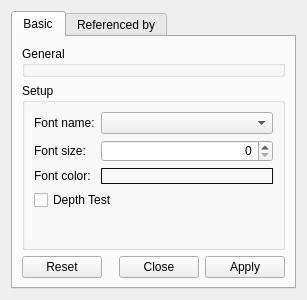
<?xml version="1.0" encoding="UTF-8"?>
<ui version="4.0">
 <class>TextSetupDesigner</class>
 <widget class="QWidget" name="TextSetupDesigner">
  <property name="geometry">
   <rect>
    <x>0</x>
    <y>0</y>
    <width>307</width>
    <height>300</height>
   </rect>
  </property>
  <property name="windowTitle">
   <string>Atom Label Setup Designer</string>
  </property>
  <layout class="QVBoxLayout" name="_3">
   <item>
    <widget class="QTabWidget" name="tabWidget">
     <property name="styleSheet">
      <string notr="true"/>
     </property>
     <property name="currentIndex">
      <number>0</number>
     </property>
     <widget class="QWidget" name="basicTab">
      <attribute name="title">
       <string>Basic</string>
      </attribute>
      <layout class="QVBoxLayout" name="verticalLayout_2">
       <item>
        <widget class="QGroupBox" name="generalGB">
         <property name="sizePolicy">
          <sizepolicy hsizetype="Preferred" vsizetype="Fixed">
           <horstretch>0</horstretch>
           <verstretch>0</verstretch>
          </sizepolicy>
         </property>
         <property name="title">
          <string>General</string>
         </property>
        </widget>
       </item>
       <item>
        <widget class="QGroupBox" name="groupBox_3">
         <property name="styleSheet">
          <string notr="true">QPushButton {
	border: 1px solid #101010;
	border-radius: 0px;
}</string>
         </property>
         <property name="title">
          <string>Setup</string>
         </property>
         <layout class="QGridLayout" name="_2">
          <item row="0" column="0">
           <widget class="QLabel" name="label_2">
            <property name="text">
             <string>Font name:</string>
            </property>
           </widget>
          </item>
          <item row="2" column="0">
           <widget class="QLabel" name="label_3">
            <property name="text">
             <string>Font color:</string>
            </property>
           </widget>
          </item>
          <item row="2" column="1">
           <widget class="QColorPushButton" name="labelColorPB">
            <property name="text">
             <string/>
            </property>
           </widget>
          </item>
          <item row="4" column="0" colspan="2">
           <spacer name="verticalSpacer">
            <property name="orientation">
             <enum>Qt::Vertical</enum>
            </property>
            <property name="sizeHint" stdset="0">
             <size>
              <width>20</width>
              <height>40</height>
             </size>
            </property>
           </spacer>
          </item>
          <item row="1" column="1">
           <widget class="QSpinBox" name="labelFontSizeSB">
            <property name="alignment">
             <set>Qt::AlignRight|Qt::AlignTrailing|Qt::AlignVCenter</set>
            </property>
           </widget>
          </item>
          <item row="1" column="0">
           <widget class="QLabel" name="label_5">
            <property name="text">
             <string>Font size:</string>
            </property>
           </widget>
          </item>
          <item row="0" column="1">
           <widget class="QFTGLFontComboBox" name="fontNameCB">
            <property name="sizePolicy">
             <sizepolicy hsizetype="Expanding" vsizetype="Fixed">
              <horstretch>0</horstretch>
              <verstretch>0</verstretch>
             </sizepolicy>
            </property>
           </widget>
          </item>
          <item row="3" column="0" colspan="2">
           <widget class="QCheckBox" name="depthTestCB">
            <property name="text">
             <string>Depth Test</string>
            </property>
           </widget>
          </item>
         </layout>
        </widget>
       </item>
       <item>
        <widget class="QDialogButtonBox" name="buttonBox">
         <property name="standardButtons">
          <set>QDialogButtonBox::Apply|QDialogButtonBox::Close|QDialogButtonBox::Reset</set>
         </property>
        </widget>
       </item>
      </layout>
     </widget>
     <widget class="QWidget" name="refByTab">
      <attribute name="title">
       <string>Referenced by</string>
      </attribute>
     </widget>
    </widget>
   </item>
  </layout>
 </widget>
 <customwidgets>
  <customwidget>
   <class>QColorPushButton</class>
   <extends>QPushButton</extends>
   <header location="global">ColorPushButton.hpp</header>
  </customwidget>
  <customwidget>
   <class>QFTGLFontComboBox</class>
   <extends>QComboBox</extends>
   <header location="global">FTGLFontComboBox.hpp</header>
  </customwidget>
 </customwidgets>
 <resources/>
 <connections/>
</ui>
